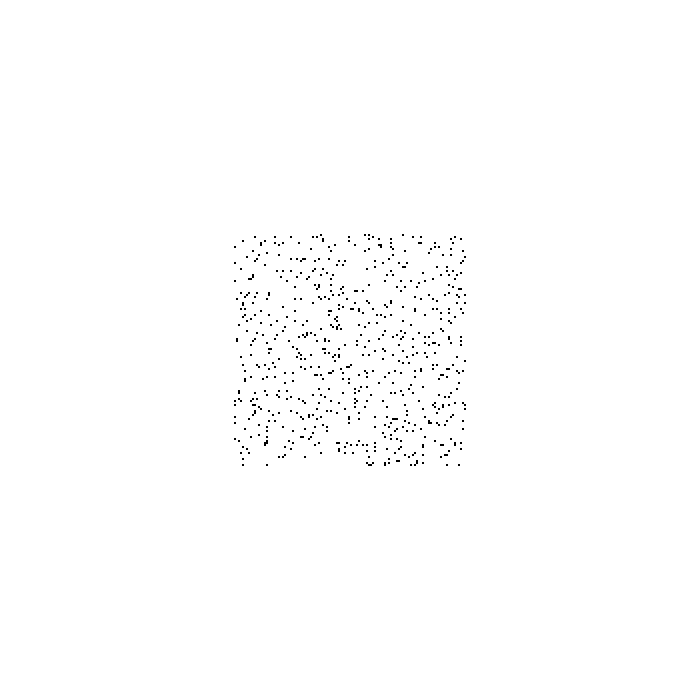
Frame 1 (no input)
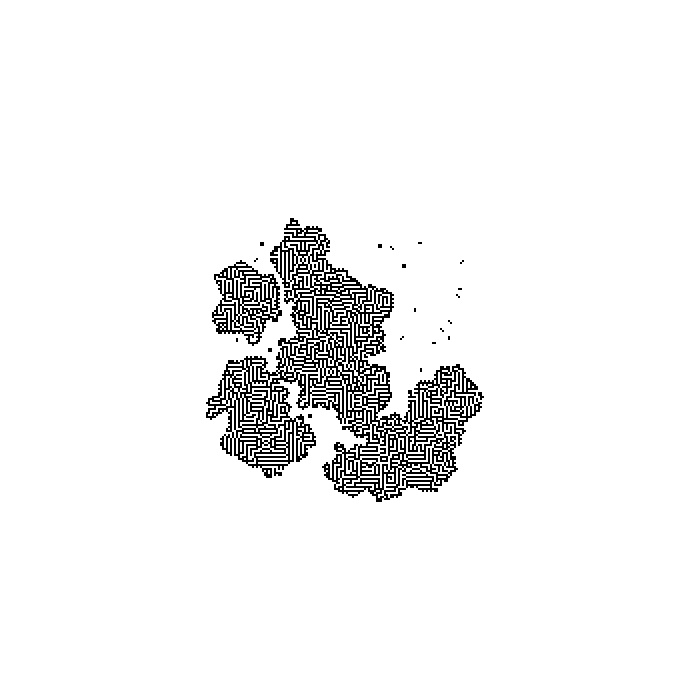
Frame 60 (the mouse pressed at the canvas centre just before this capture)
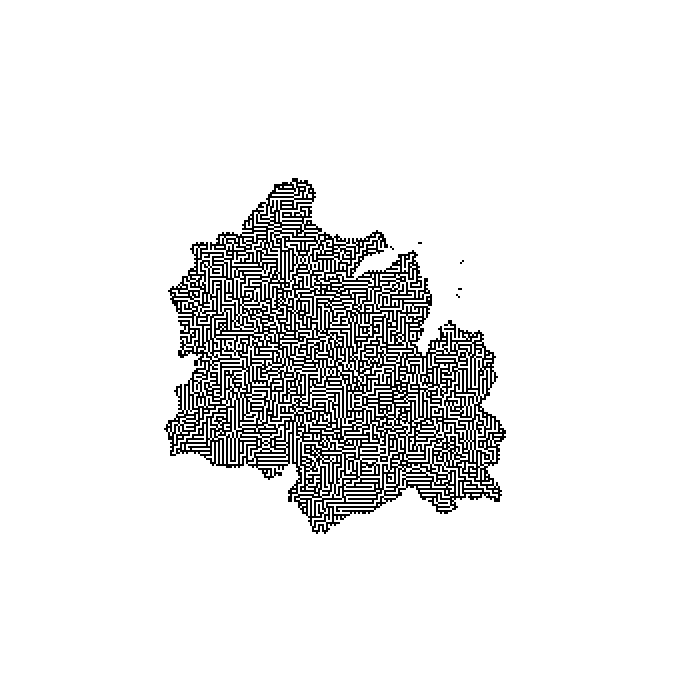
Frame 120 (the mouse held since frame 60 and released just before this capture)

The Processing sketch that drew these frames (run headless with seeded random() and noise(); from frame 60 on, the mouse is pressed at the canvas centre):

// Processing sketch: generative_art_j128
// ── generative_art_j128.pde
int[][] grid;
int cols = 350;
int rows  = 350;

IntList B;
IntList S;

void setup() {
  size(700, 700);
  background(255);
  pixelDensity(2);
  noStroke();
  fill(0);
  grid = make2DArray(cols, rows);
  frameRate(10);
  B = new IntList();
  S = new IntList();
  B.append(3);
  S.append(1);
  S.append(2);
  S.append(3);
  S.append(4);
  S.append(5);
  println('B', B, "/S", S);
}

int[][] make2DArray(int cols, int rows) {
  int[][] arr = new int[rows][cols];
  for (int i = 0; i < rows; i++) {
    for (int j = 0; j < cols; j++) {
      if (random(1) < .05 && i > rows/3 && i < 2*rows/3 && j > cols/3 && j < 2*cols/3)
        arr[i][j] = 1;
      else 
        arr[i][j] = 0;
        //arr[i][j] = int(random(2));
    }
  }
  return arr;
}

int neighbors(int row, int col) {
  int sum = 0;
  for (int i = -1; i < 2; i++) {
    for (int j = -1; j < 2; j++) {
      int x = (col + i + cols) % cols;
      int y = (row + j + rows) % rows;
      sum += grid[y][x];
    }
  }
  sum  -= grid[row][col];
  return sum;
}

boolean brule(int i, int j, int neighbors) {
  for (int b = 0; b < B.size(); b++) {
    if (neighbors == B.get(b) &&  grid[i][j] == 0)
      return true;
  }
  return false;
}

boolean srule(int i, int j, int neighbors) {
  for (int s = 0; s < S.size(); s++) {
    if (neighbors == S.get(s) &&  grid[i][j] == 1)
      return true;
  }
  return false;
}

int[][] update() {
  int[][] newg = new int[rows][cols];
  for (int i = 0; i < rows; i++) {
    for (int j = 0; j < cols; j++) {
      int neighbors = neighbors(i, j);   
      if (brule(i, j, neighbors))
        newg[i][j] = 1;
      else if (srule(i, j, neighbors))
        newg[i][j] = 1;
      else
        newg[i][j] = 0;
    }
  }
  return newg;
}

void draw() {
  background(255);
  float sx = float(width)/cols;
  float sy = float(height)/rows;
  for (int i = 0; i < rows; i++) {
    for (int j = 0; j < cols; j++) {
      if (grid[i][j] == 1) {
        rect(j * sx, i * sy, sx, sy);
      }
    }
  }
  grid = update();
}
